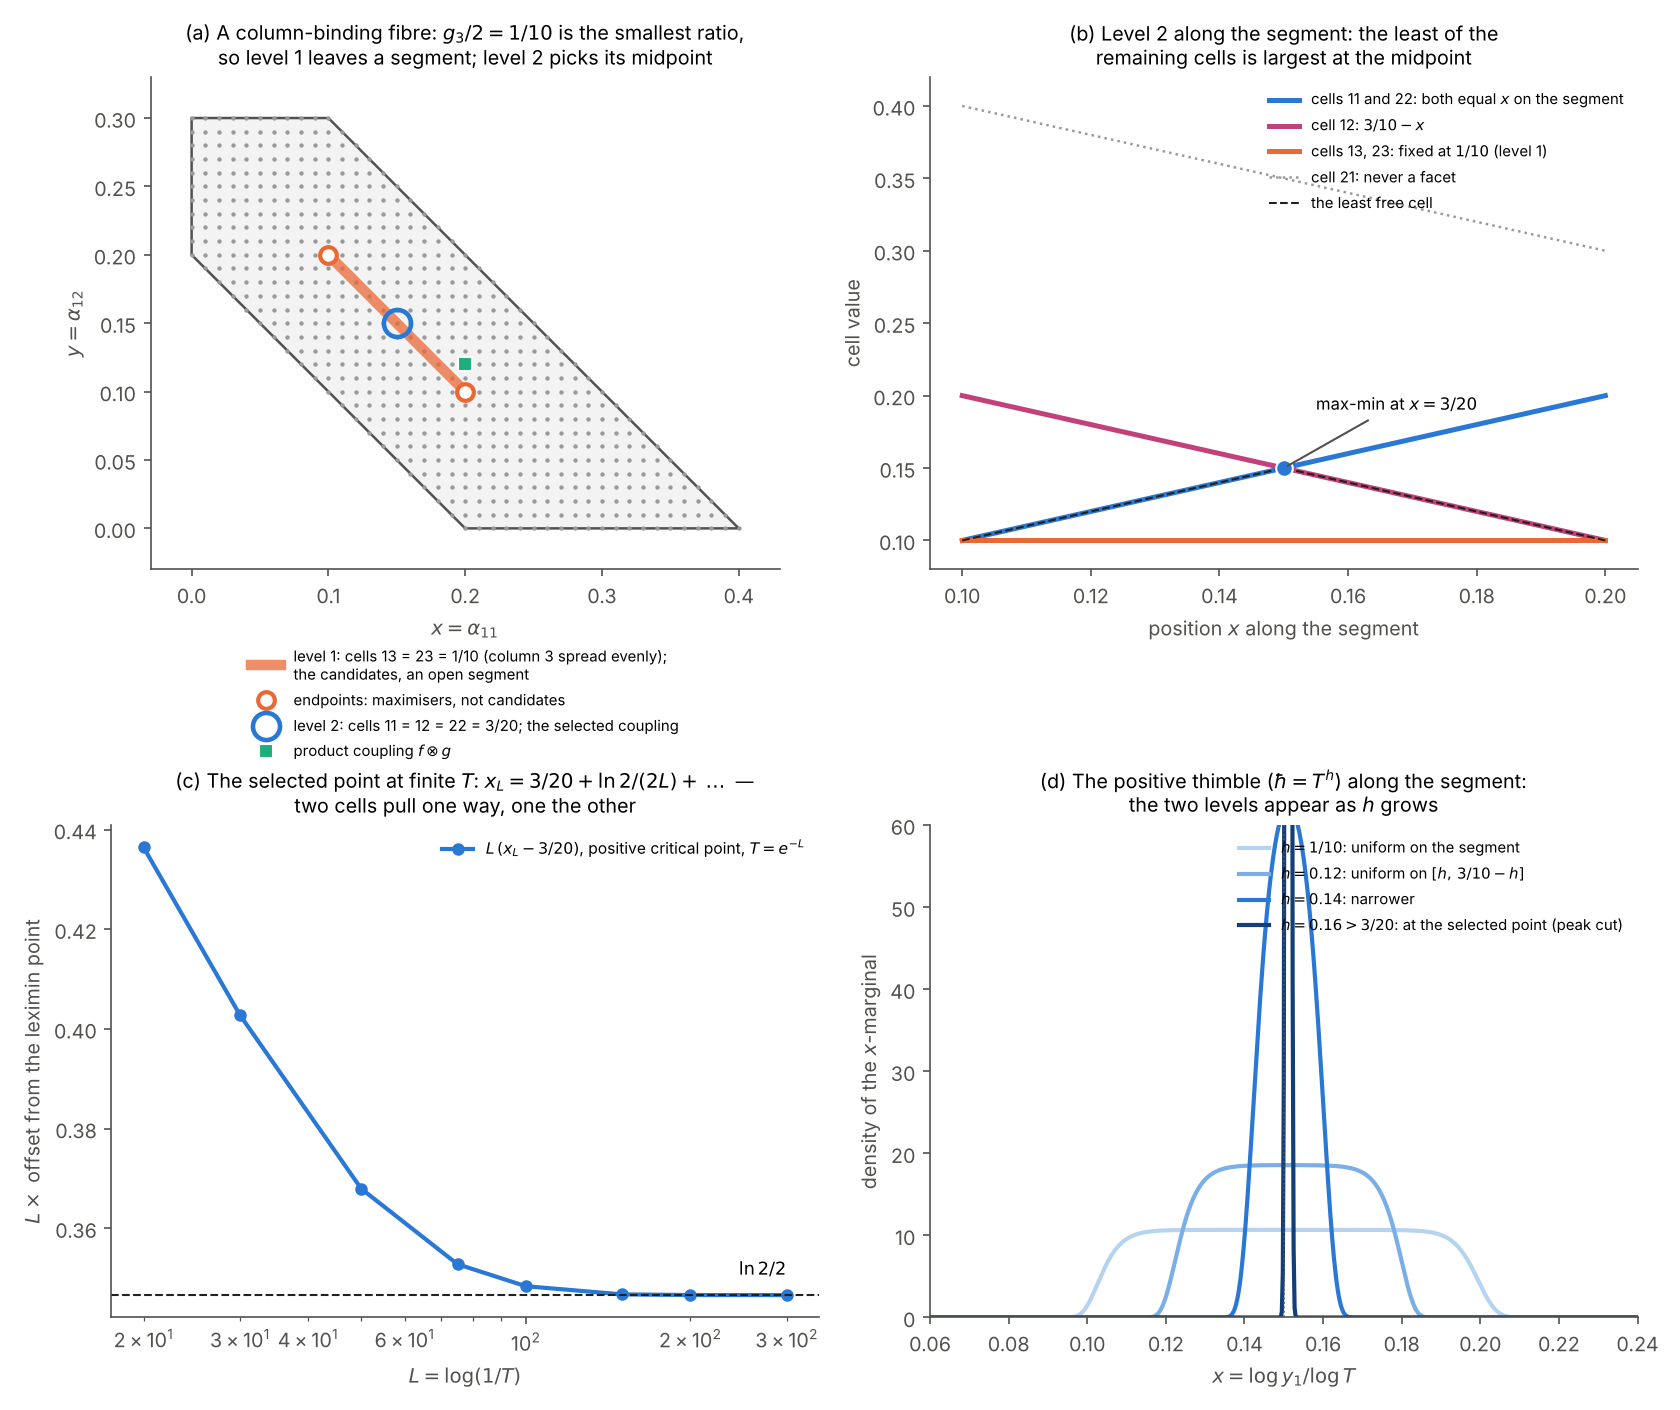

This figure's Python source:
"""Figure for section 11.6 of the companion note: the selection theorem on a column-binding example, f = (2/5, 3/5), g = (1/2, 3/10, 1/5)
(the coupling-polytopes paper, Example 3.4(b)). (a) the fibre and the two levels; (b) the functions along the candidate segment; (c) the
finite-T correction ln 2 / (2L); (d) the thimble along the segment."""
import os, sys, math
import numpy as np
import matplotlib; matplotlib.use("Agg")
import matplotlib.pyplot as plt
from matplotlib.patches import Polygon
HERE = os.path.dirname(os.path.abspath(__file__)); sys.path.insert(0, os.path.join(HERE, "..", "engine"))
from pce import couplingfibre as CF, datawalls as DW, kahlerbridge as KB
BLUE, ORANGE, AQUA, VIOLET, ROSE, INK, INK2, GREY = "#2a78d6", "#eb6834", "#1baf7a", "#6250d6", "#c2417a", "#22211f", "#52514e", "#9a9a9a"
plt.rcParams.update({"font.size": 9.5, "axes.spines.top": False, "axes.spines.right": False, "axes.edgecolor": INK2,
                     "xtick.color": INK2, "ytick.color": INK2, "axes.labelcolor": INK2})
from fractions import Fraction as Fr
f, g = (Fr(2, 5), Fr(3, 5)), (Fr(1, 2), Fr(3, 10), Fr(1, 5)); P, A = CF.polygon(f, g); PF = np.array([[float(x), float(y)] for x, y in P])
F = CF.facet_cells([0.4, 0.6], [0.5, 0.3, 0.2]); V, L = CF.cell_functions(0.4, 0.5, 0.3); vf = [V[c] for c in F]; lf = [L[c] for c in F]
fig, ax = plt.subplots(2, 2, figsize=(11.2, 9.4))
a = ax[0, 0]; a.add_patch(Polygon(PF, closed=True, fc="#f3f3f3", ec=INK2, lw=1.2))
T = CF.tables(100, f, g); S = np.array([s for s, _ in T]) / 100; a.plot(S[:, 0], S[:, 1], ".", color=GREY, ms=2.2)
a.plot([0.1, 0.2], [0.2, 0.1], color=ORANGE, lw=5, alpha=0.75, label="level 1: cells 13 = 23 = 1/10 (column 3 spread evenly);\nthe candidates, an open segment")
a.plot([0.1, 0.2], [0.2, 0.1], "o", ms=8, mfc="white", mec=ORANGE, mew=2, label="endpoints: maximisers, not candidates")
a.plot(0.15, 0.15, "o", mfc="none", mec=BLUE, mew=2.2, ms=13, label="level 2: cells 11 = 12 = 22 = 3/20; the selected coupling")
a.plot(0.5 * 0.4, 0.4 * 0.3, "s", color=AQUA, ms=7, mec="white", label="product coupling $f\\otimes g$")
a.set_xlim(-0.03, 0.43); a.set_ylim(-0.03, 0.33); a.set_aspect("equal"); a.set_xlabel("$x=\\alpha_{11}$"); a.set_ylabel("$y=\\alpha_{12}$")
a.legend(frameon=False, fontsize=7.2, loc="upper center", bbox_to_anchor=(0.5, -0.13), ncol=1); a.set_title("(a) A column-binding fibre: $g_3/2=1/10$ is the smallest ratio,\nso level 1 leaves a segment; level 2 picks its midpoint", fontsize=9.5)
b = ax[0, 1]; xs = np.linspace(0.1, 0.2, 200)
b.plot(xs, xs, color=BLUE, lw=2.4, label="cells 11 and 22: both equal $x$ on the segment")
b.plot(xs, 0.3 - xs, color=ROSE, lw=2.4, label="cell 12: $3/10-x$")
b.plot(xs, np.full_like(xs, 0.1), color=ORANGE, lw=2.4, label="cells 13, 23: fixed at $1/10$ (level 1)")
b.plot(xs, 0.5 - xs, color=GREY, lw=1.2, ls=":", label="cell 21: never a facet")
b.plot(xs, np.minimum(xs, 0.3 - xs), color=INK, lw=1, ls="--", label="the least free cell"); b.plot(0.15, 0.15, "o", color=BLUE, ms=8, mec="white")
b.annotate("max-min at $x=3/20$", (0.15, 0.15), (0.155, 0.19), fontsize=8, arrowprops=dict(arrowstyle="-", color=INK2))
b.set_xlabel("position $x$ along the segment"); b.set_ylabel("cell value"); b.set_ylim(0.08, 0.42); b.legend(frameon=False, fontsize=7.2, loc="upper right")
b.set_title("(b) Level 2 along the segment: the least of the\nremaining cells is largest at the midpoint", fontsize=9.5)
c = ax[1, 0]; Ls = np.array([20, 30, 50, 75, 100, 150, 200, 300]); corr = []
for Lg in Ls:
    u = DW.softmin_point(vf, lf, float(Lg), u0=(0.15, 0.15)); corr.append(Lg * (u[0] - 0.15))
c.plot(Ls, corr, "o-", color=BLUE, lw=2, ms=5, label="$L\\,(x_L-3/20)$, positive critical point, $T=e^{-L}$")
c.axhline(math.log(2) / 2, color=INK, lw=1, ls="--"); c.text(Ls[-1], math.log(2) / 2 + 0.004, "$\\ln 2/2$", ha="right", fontsize=8.5)
c.set_xscale("log"); c.set_xlabel("$L=\\log(1/T)$"); c.set_ylabel("$L\\times$ offset from the leximin point"); c.legend(frameon=False, fontsize=7.5, loc="upper right")
c.set_title("(c) The selected point at finite $T$: $x_L=3/20+\\ln 2/(2L)+\\dots$ —\ntwo cells pull one way, one the other", fontsize=9.5)
d = ax[1, 1]; ramp = ["#b7d3f2", "#7aaee6", "#2a78d6", "#123f7a"]
for col, h in zip(ramp, (0.1, 0.12, 0.14, 0.16)):
    U1, U2, w = KB.tropical_grid(vf, [float(x) for x in lf], -300.0, h, box=((0.05, 0.25), (0.05, 0.25)), n=801); m1 = w.sum(1); a1 = U1[:, 0]
    d.plot(a1, m1 / (m1.sum() * (a1[1] - a1[0])), color=col, lw=2, label={0.1: "$h=1/10$: uniform on the segment", 0.12: "$h=0.12$: uniform on $[h,\\,3/10-h]$",
                                                                         0.14: "$h=0.14$: narrower", 0.16: "$h=0.16>3/20$: at the selected point (peak cut)"}[h])
d.axvline(0.15, color=INK2, lw=0.8, ls=":"); d.set_xlim(0.06, 0.24); d.set_ylim(0, 60); d.set_xlabel("$x=\\log y_1/\\log T$"); d.set_ylabel("density of the $x$-marginal")
d.legend(frameon=False, fontsize=7.2, loc="upper right"); d.set_title("(d) The positive thimble ($\\hbar=T^h$) along the segment:\nthe two levels appear as $h$ grows", fontsize=9.5)
fig.tight_layout(); fig.savefig(os.path.join(HERE, "fig_leximin.pdf")); fig.savefig(os.path.join(HERE, "fig_leximin.png"), dpi=150); plt.close(fig); print("ok")
